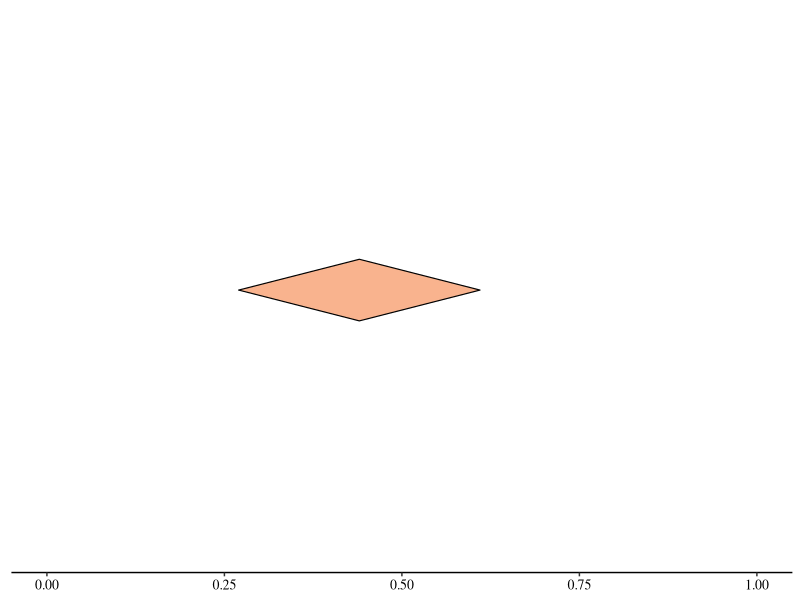
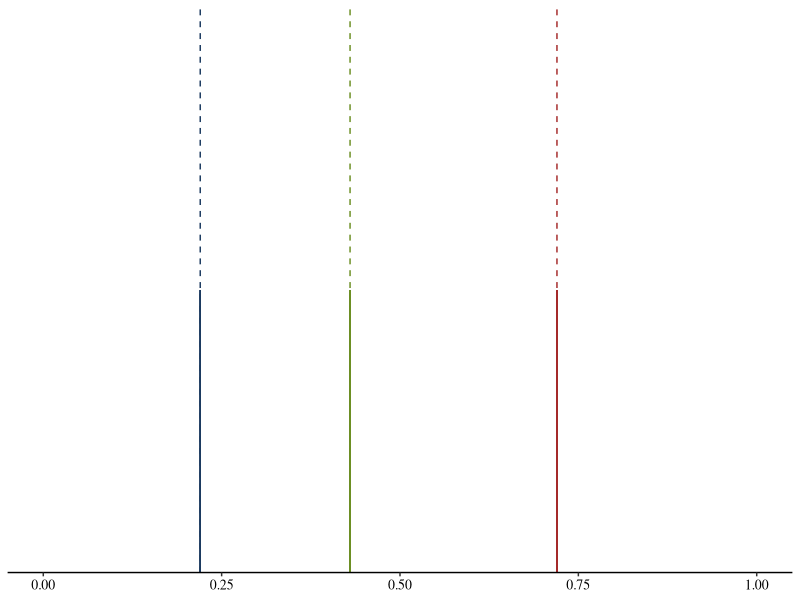
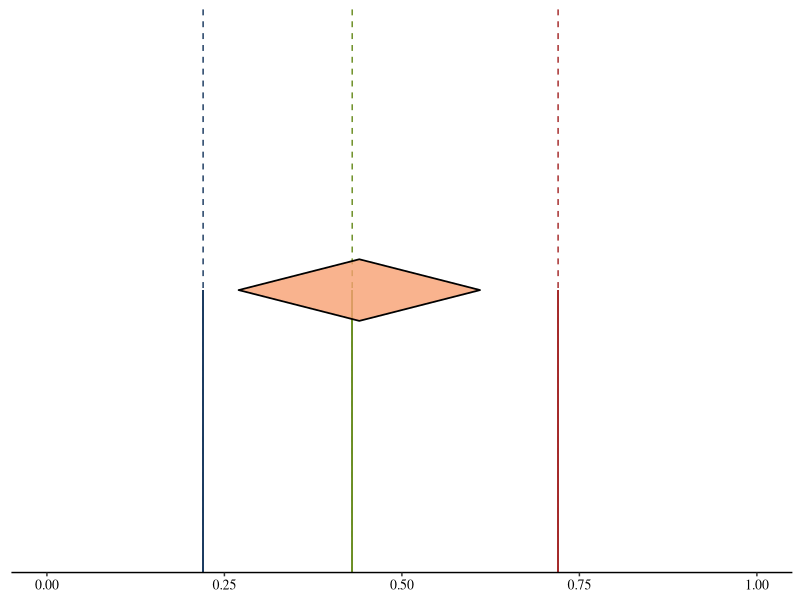

These charts were generated, in order, by the following R code:
library(ggplot2)

effs = data.frame(
  x = c(0, 0.22, 0.43, 0.72), 
  y = c(1, 2, 3, 4)
)

poly_df = data.frame(
  x = c(0.27, 0.44, 0.61, 0.44),
  y = c(0.50, 0.56, 0.50, 0.44)
)

# GRAFICO SESOI

graph_p = ggplot(effs, aes(x = x, y = y)) +
  theme_classic() + 
  theme(
    axis.line.y = element_line(color = "white"),
    axis.text.x = element_text(size = 10, color = "black", family= "Times"),
    axis.text.y = element_blank(), 
    axis.title.x = element_blank(),
    axis.title.y = element_blank(), 
    axis.ticks.y = element_blank()
  ) +
  # preferisco coord_cartesian per non rimuovere righe
  coord_cartesian(xlim = c(0, 1), ylim = c(0, 1)) +
  
  # poligono *dopo* gli altri layer, con group=1 e fill evidente
  geom_polygon(
    data = poly_df,
    aes(x = x, y = y, group = 1),
    inherit.aes = FALSE,
    fill = "#f7a072",
    colour = "black",
    size = 0.4,
    alpha = 0.8
  )

print(graph_p)



# GRAFICO SESOI

graph_s = ggplot(effs, aes(x = x, y = y)) +
  theme_classic() + 
  theme(
    axis.line.y = element_line(color = "white"),
    axis.text.x = element_text(size = 10, color = "black", family= "Times"),
    axis.text.y = element_blank(), 
    axis.title.x = element_blank(),
    axis.title.y = element_blank(), 
    axis.ticks.y = element_blank()
  ) +
  # preferisco coord_cartesian per non rimuovere righe
  coord_cartesian(xlim = c(0, 1), ylim = c(0, 1)) +
  
  # layer interni (linee/segmenti)
  geom_vline(xintercept = 0.22, linetype = 2, color = "#1b3a60") +
  geom_vline(xintercept = 0.43, linetype = 2, color = "#6b8e23") +
  geom_vline(xintercept = 0.72, linetype = 2, color = "#a52a2a") +
  geom_segment(x= 0.22, y = -1, xend = 0.22, yend= 0.5, colour = "#1b3a60") +
  geom_segment(x= 0.43, y = -1, xend = 0.43, yend= 0.5, colour = "#6b8e23") +
  geom_segment(x= 0.72, y = -1, xend = 0.72, yend= 0.5, colour = "#a52a2a")

print(graph_s)



# GRAFICO COMBINATO
graph_m = ggplot(effs, aes(x = x, y = y)) +
  theme_classic() + 
  theme(
    axis.line.y = element_line(color = "white"),
    axis.text.x = element_text(size = 10, color = "black", family= "Times"),
    axis.text.y = element_blank(), 
    axis.title.x = element_blank(),
    axis.title.y = element_blank(), 
    axis.ticks.y = element_blank()
  ) +
  # preferisco coord_cartesian per non rimuovere righe
  coord_cartesian(xlim = c(0, 1), ylim = c(0, 1)) +
  
  # layer interni (linee/segmenti)
  geom_vline(xintercept = 0.22, linetype = 2, color = "#1b3a60") +
  geom_vline(xintercept = 0.43, linetype = 2, color = "#6b8e23") +
  geom_vline(xintercept = 0.72, linetype = 2, color = "#a52a2a") +
  geom_segment(x= 0.22, y = -1, xend = 0.22, yend= 0.5, colour = "#1b3a60") +
  geom_segment(x= 0.43, y = -1, xend = 0.43, yend= 0.5, colour = "#6b8e23") +
  geom_segment(x= 0.72, y = -1, xend = 0.72, yend= 0.5, colour = "#a52a2a") +
  
  # poligono *dopo* gli altri layer, con group=1 e fill evidente
  geom_polygon(
    data = poly_df,
    aes(x = x, y = y, group = 1),
    inherit.aes = FALSE,
    fill = "#f7a072",
    colour = "black",
    size = 0.6,
    alpha = 0.8
  )

print(graph_m)

